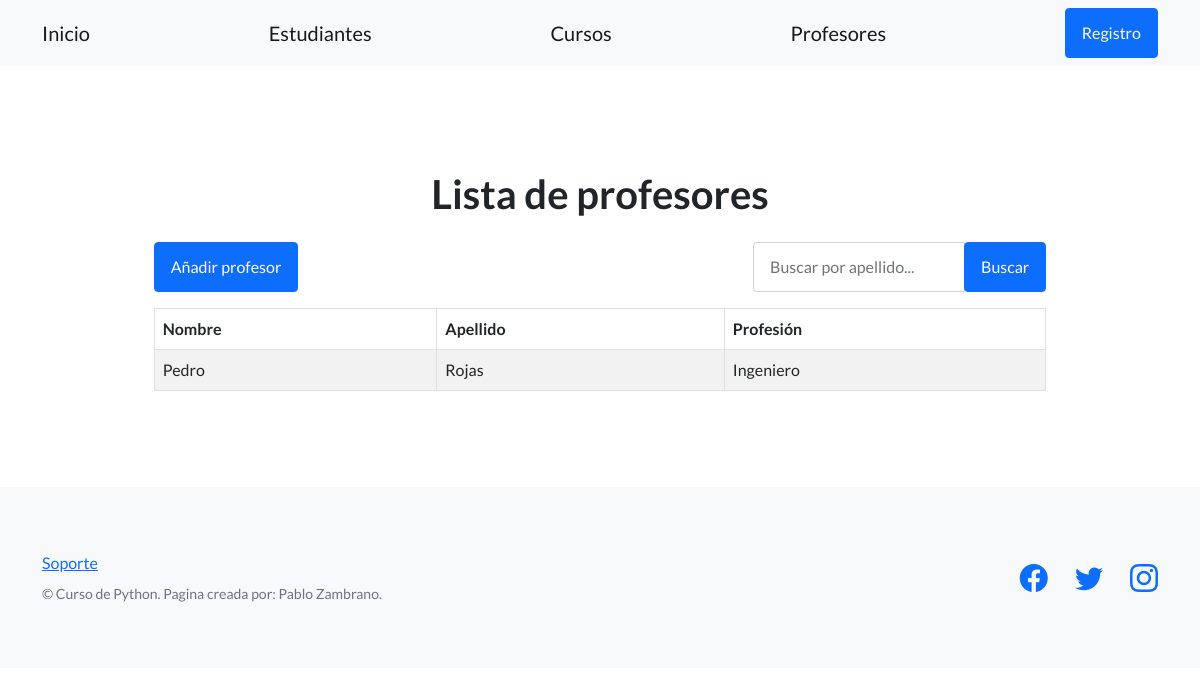
The app's page /plataforma/profesores/, older data.
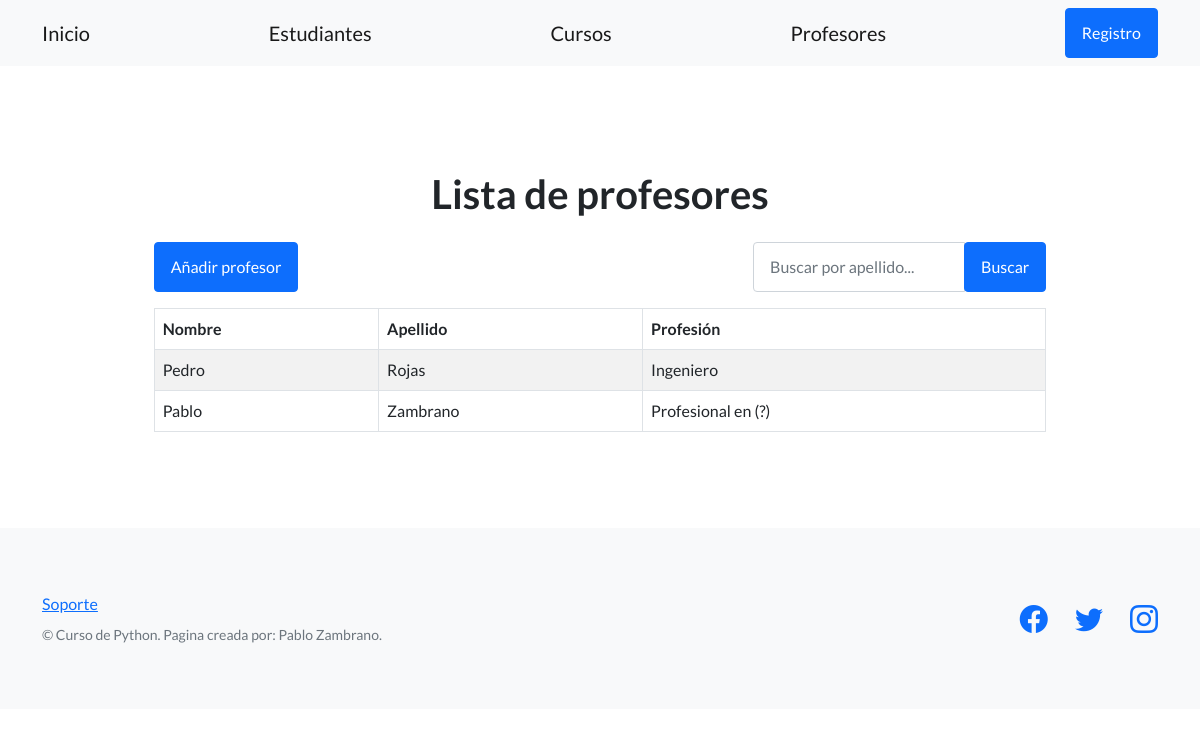
The same page, newer data.
### control_estudios/models.py (models this page shows, shortened)
class Profesor(models.Model):
    nombre = models.CharField(max_length=256)
    apellido = models.CharField(max_length=256)
    fecha_nac = models.DateField()
    dni = models.CharField(max_length=32)
    email = models.EmailField()
    telefono = models.CharField(max_length=20)
    profesion = models.CharField(max_length=128)
    bio = models.TextField()

### control_estudios/views.py (the view)
# urls.py: path("profesores/", listar_profesores, name="lista_profesores"),
def listar_profesores(request):
    contexto = {
        "profesores": Profesor.objects.all(),
        }
    http_response = render(
        request = request,
        template_name = 'control_estudios/lista_profesores.html',
        context = contexto,
    )
    return http_response

### control_estudios/templates/control_estudios/lista_profesores.html (shortened to what this page needs)
{% extends "control_estudios/base.html" %}
{% block contenido %}
<section class="container">
  <div class="row justify-content-center">
    <div class="col-10">
      <h1 class="text-center my-4">Lista de profesores</h1>
      <div class="d-flex justify-content-between mb-3">
        <a href="http://127.0.0.1:8000/plataforma/nuevo-profesor/" class="btn btn-primary">Añadir profesor</a>
        <form action="{% url 'buscar_profesor' %}" method="post" class="form-inline">
          <div class="input-group">
            <input type="text" name="busqueda" placeholder="Buscar por apellido..." class="form-control">
            <div class="input-group-append">
              <button type="submit" class="btn btn-primary">Buscar</button>
            </div>
          </div>
        </form>
      </div>
      <table class="table table-striped table-bordered">
        <thead class="bg-cream">
          <tr>
            <th scope="col">Nombre</th>
            <th scope="col">Apellido</th>
            <th scope="col">Profesión</th>
          </tr>
        </thead>
        <tbody>
          {% for profesor in profesores %}
          <tr>
            <td>{{ profesor.nombre }}</td>
            <td>{{ profesor.apellido }}</td>
            <td>{{ profesor.profesion }}</td>
          </tr>
          {% endfor %}
        </tbody>
      </table>
    </div>
  </div>
</section>
{% endblock contenido %}

Row changes from the older to the newer data that the page shows:
added Profesor: nombre "Pablo", apellido "Zambrano", profesion "Profesional en (?)"
